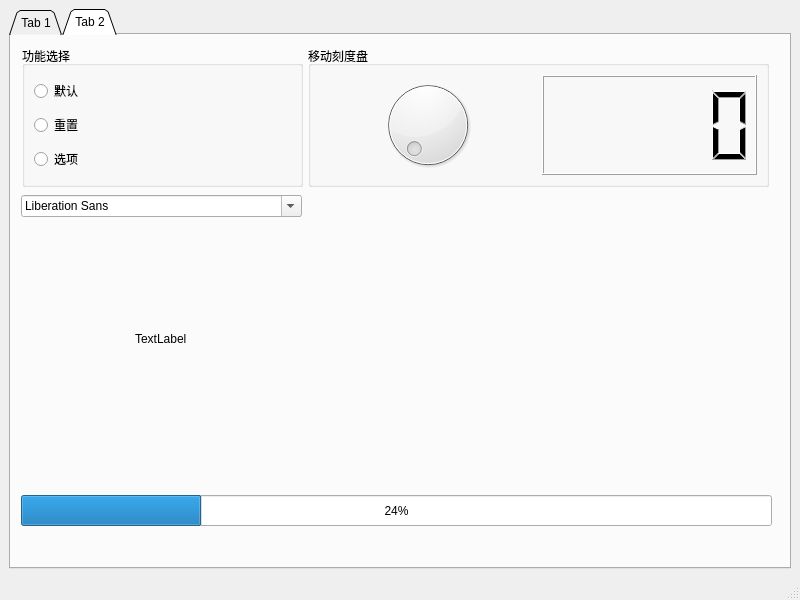
<?xml version="1.0" encoding="UTF-8"?>
<ui version="4.0">
 <class>MainWindow</class>
 <widget class="QMainWindow" name="MainWindow">
  <property name="geometry">
   <rect>
    <x>0</x>
    <y>0</y>
    <width>800</width>
    <height>600</height>
   </rect>
  </property>
  <property name="windowTitle">
   <string>MainWindow</string>
  </property>
  <widget class="QWidget" name="centralwidget">
   <layout class="QVBoxLayout" name="verticalLayout">
    <item>
     <widget class="QTabWidget" name="tabWidget">
      <property name="toolTip">
       <string>&lt;html&gt;&lt;head/&gt;&lt;body&gt;&lt;p&gt;&lt;br/&gt;&lt;/p&gt;&lt;/body&gt;&lt;/html&gt;</string>
      </property>
      <property name="whatsThis">
       <string>&lt;html&gt;&lt;head/&gt;&lt;body&gt;&lt;p&gt;&lt;br/&gt;&lt;/p&gt;&lt;/body&gt;&lt;/html&gt;</string>
      </property>
      <property name="tabPosition">
       <enum>QTabWidget::North</enum>
      </property>
      <property name="tabShape">
       <enum>QTabWidget::Triangular</enum>
      </property>
      <property name="currentIndex">
       <number>1</number>
      </property>
      <property name="documentMode">
       <bool>false</bool>
      </property>
      <property name="tabsClosable">
       <bool>false</bool>
      </property>
      <widget class="QWidget" name="">
       <attribute name="title">
        <string>Tab 1</string>
       </attribute>
       <layout class="QHBoxLayout" name="horizontalLayout">
        <item>
         <widget class="QTabWidget" name="tabWidget_2">
          <property name="currentIndex">
           <number>1</number>
          </property>
          <widget class="QWidget" name="tab_3">
           <attribute name="title">
            <string>树</string>
           </attribute>
           <layout class="QHBoxLayout" name="horizontalLayout_3">
            <item>
             <widget class="QTreeWidget" name="treeWidget">
              <column>
               <property name="text">
                <string>第一列</string>
               </property>
              </column>
              <column>
               <property name="text">
                <string>第二列</string>
               </property>
              </column>
              <item>
               <property name="text">
                <string>条目</string>
               </property>
               <item>
                <property name="text">
                 <string>子条目</string>
                </property>
               </item>
              </item>
             </widget>
            </item>
           </layout>
          </widget>
          <widget class="QWidget" name="tab_4">
           <attribute name="title">
            <string>日历</string>
           </attribute>
           <layout class="QVBoxLayout" name="verticalLayout_2">
            <item>
             <widget class="QDateEdit" name="dateEdit"/>
            </item>
            <item>
             <widget class="QCalendarWidget" name="calendarWidget"/>
            </item>
           </layout>
          </widget>
         </widget>
        </item>
       </layout>
      </widget>
      <widget class="QWidget" name="tab_2">
       <attribute name="title">
        <string>Tab 2</string>
       </attribute>
       <widget class="QGroupBox" name="groupBox">
        <property name="geometry">
         <rect>
          <x>11</x>
          <y>11</y>
          <width>281</width>
          <height>141</height>
         </rect>
        </property>
        <property name="title">
         <string>功能选择</string>
        </property>
        <layout class="QVBoxLayout" name="verticalLayout_3">
         <item>
          <widget class="QRadioButton" name="radioButton_2">
           <property name="text">
            <string>默认</string>
           </property>
          </widget>
         </item>
         <item>
          <widget class="QRadioButton" name="radioButton">
           <property name="text">
            <string>重置</string>
           </property>
          </widget>
         </item>
         <item>
          <widget class="QRadioButton" name="radioButton_3">
           <property name="text">
            <string>选项</string>
           </property>
          </widget>
         </item>
        </layout>
       </widget>
       <widget class="QGroupBox" name="groupBox_2">
        <property name="geometry">
         <rect>
          <x>297</x>
          <y>11</y>
          <width>461</width>
          <height>141</height>
         </rect>
        </property>
        <property name="title">
         <string>移动刻度盘</string>
        </property>
        <layout class="QHBoxLayout" name="horizontalLayout_2">
         <item>
          <widget class="QDial" name="dial"/>
         </item>
         <item>
          <widget class="QLCDNumber" name="lcdNumber"/>
         </item>
        </layout>
       </widget>
       <widget class="QWidget" name="verticalLayoutWidget">
        <property name="geometry">
         <rect>
          <x>10</x>
          <y>160</y>
          <width>281</width>
          <height>261</height>
         </rect>
        </property>
        <layout class="QVBoxLayout" name="verticalLayout_4">
         <item>
          <widget class="QFontComboBox" name="fontComboBox"/>
         </item>
         <item alignment="Qt::AlignHCenter|Qt::AlignVCenter">
          <widget class="QLabel" name="label">
           <property name="text">
            <string>TextLabel</string>
           </property>
          </widget>
         </item>
        </layout>
       </widget>
       <widget class="QProgressBar" name="progressBar">
        <property name="geometry">
         <rect>
          <x>10</x>
          <y>460</y>
          <width>751</width>
          <height>31</height>
         </rect>
        </property>
        <property name="value">
         <number>24</number>
        </property>
       </widget>
      </widget>
     </widget>
    </item>
   </layout>
  </widget>
  <widget class="QMenuBar" name="menubar">
   <property name="geometry">
    <rect>
     <x>0</x>
     <y>0</y>
     <width>800</width>
     <height>26</height>
    </rect>
   </property>
  </widget>
  <widget class="QStatusBar" name="statusbar"/>
 </widget>
 <resources/>
 <connections/>
</ui>
